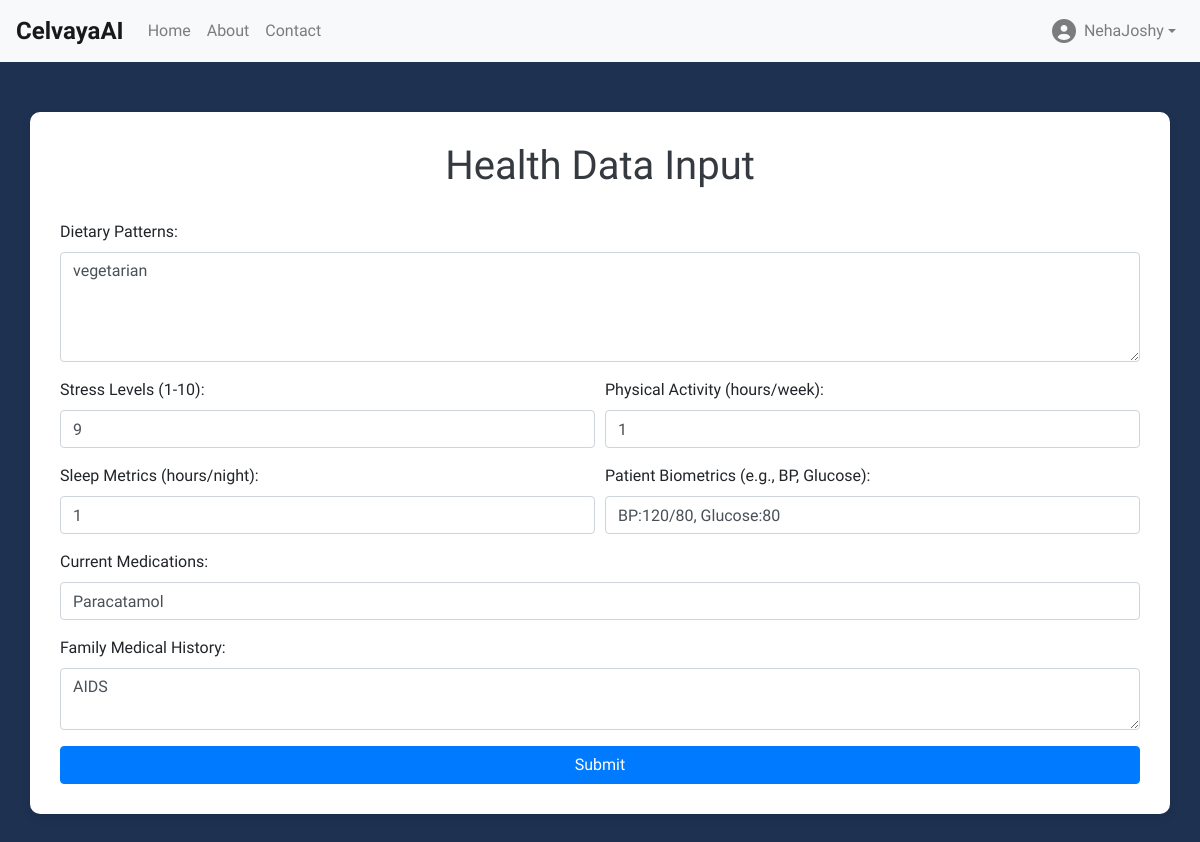
The app's page / (signed in) with its own data.
### predict/models.py (models this page shows, shortened)
class HealthData(models.Model):
    user = models.ForeignKey(User, on_delete=models.CASCADE)
    diet = models.TextField()
    stress = models.PositiveIntegerField()  # Expected to be between 1 and 10
    activity = models.PositiveIntegerField()  # Expected in hours per week
    sleep = models.PositiveIntegerField()  # Expected in hours per night
    biometrics = models.CharField(max_length=255)  # For BP, Glucose levels, etc.
    medications = models.CharField(max_length=255)
    family_history = models.TextField()

### predict/views.py (the view, shortened to what this page needs)
# urls.py: path('', index, name='index'),
@login_required
def index(request):
    user_data = HealthData.objects.filter(user=request.user).first()
    errors = {}
    context = {
        'form_data': user_data,
        'errors': errors
    }
    return render(request, 'predict/index.html', context)

### templates/predict/index.html (shortened to what this page needs)
<!DOCTYPE html>
<html lang="en">
<head>
    <link rel="stylesheet" href="https://cdnjs.cloudflare.com/ajax/libs/font-awesome/6.0.0-beta3/css/all.min.css">
    <link rel="stylesheet" href="https://stackpath.bootstrapcdn.com/bootstrap/4.5.2/css/bootstrap.min.css">
</head>
<body>
<nav class="navbar navbar-expand-lg navbar-light bg-light">
    <a class="navbar-brand" href="#">CelvayaAI</a>
    <div class="collapse navbar-collapse" id="navbarNav">
        <ul class="navbar-nav mr-auto">
            <li class="nav-item">
                <a class="nav-link" href="{% url 'home' %}">Home</a>
            </li>
            <li class="nav-item">
                <a class="nav-link" href="{% url 'about' %}">About</a>
            </li>
            <li class="nav-item">
                <a class="nav-link" href="{% url 'contact' %}">Contact</a>
            </li>
        </ul>
        <ul class="navbar-nav ml-auto">
            <li class="nav-item dropdown">
                <a class="nav-link dropdown-toggle d-flex align-items-center" href="#" id="navbarDropdown" role="button"
                   data-toggle="dropdown" aria-haspopup="true" aria-expanded="false">
                    <i class="fas fa-user-circle" style="font-size: 1.5rem; margin-right: 8px;"></i>
                    <span>{{ user.username }}</span>
                </a>
            </li>
        </ul>
    </div>
</nav>
<div class="container">
    <h1 class="text-center">Health Data Input</h1>
    <form id="healthForm" action="{% url 'submit_health_data' %}" method="POST">
        <div class="form-group">
            <label for="diet">Dietary Patterns:</label>
            <textarea class="form-control" id="diet" name="diet" placeholder="E.g., Low-carb, vegetarian, etc." rows="4"
                      required>{{ form_data.diet|default_if_none:'' }}</textarea>
        </div>
        <div class="form-row">
            <div class="form-group col-md-6">
                <label for="stress">Stress Levels (1-10):</label>
                <input type="number" class="form-control" id="stress" name="stress" min="1" max="10"
                       placeholder="Enter stress level" value="{{ form_data.stress|default_if_none:'' }}" required>
            </div>
            <div class="form-group col-md-6">
                <label for="activity">Physical Activity (hours/week):</label>
                <input type="number" class="form-control" id="activity" name="activity" min="0"
                       placeholder="Enter hours of activity" value="{{ form_data.activity|default_if_none:'' }}" required>
            </div>
        </div>
        <div class="form-row">
            <div class="form-group col-md-6">
                <label for="sleep">Sleep Metrics (hours/night):</label>
                <input type="number" class="form-control" id="sleep" name="sleep" min="0"
                       placeholder="Enter sleep hours" value="{{ form_data.sleep|default_if_none:'' }}" required>
            </div>
            <div class="form-group col-md-6">
                <label for="biometrics">Patient Biometrics (e.g., BP, Glucose):</label>
                <input type="text" class="form-control" id="biometrics" name="biometrics"
                       placeholder="Format: BP:120/80, Glucose:90" value="{{ form_data.biometrics|default_if_none:'' }}" required>
            </div>
        </div>
        <div class="form-group">
            <label for="medications">Current Medications:</label>
            <input type="text" class="form-control" id="medications" name="medications" placeholder="Enter medications"
                   value="{{ form_data.medications|default_if_none:'' }}" required>
        </div>
        <div class="form-group">
            <label for="family_history">Family Medical History:</label>
            <textarea class="form-control" id="family_history" name="family_history"
                      placeholder="Enter family medical history" rows="2" required>{{ form_data.family_history|default_if_none:'' }}</textarea>
        </div>
        <button type="submit" class="btn btn-primary btn-block">Submit</button>
    </form>
</div>
</body>
</html>

### templates/predict/index.html (style rules this page uses)
body { background-color: #1e3151; font-family: 'Raleway', sans-serif; }
.container { margin-top: 50px; margin-bottom: 50px; padding: 30px; background: white; border-radius: 10px; box-shadow: 0 4px 10px rgba(0, 0, 0, 0.1); }
h1 { margin-bottom: 30px; color: #343a40; }
.navbar { background-color: rgba(255, 255, 255, 0.8); }
.navbar-brand, .nav-link { color: #1e3151; }
.navbar-brand { font-weight: 700; font-size: 1.5rem; }

### records on screen
HealthData: diet "vegetarian", stress "9", activity "1", sleep "1", biometrics "BP:120/80, Glucose:80", medications "Paracatamol", family_history "AIDS"

### other values on screen
{{ user.username }} "NehaJoshy"
